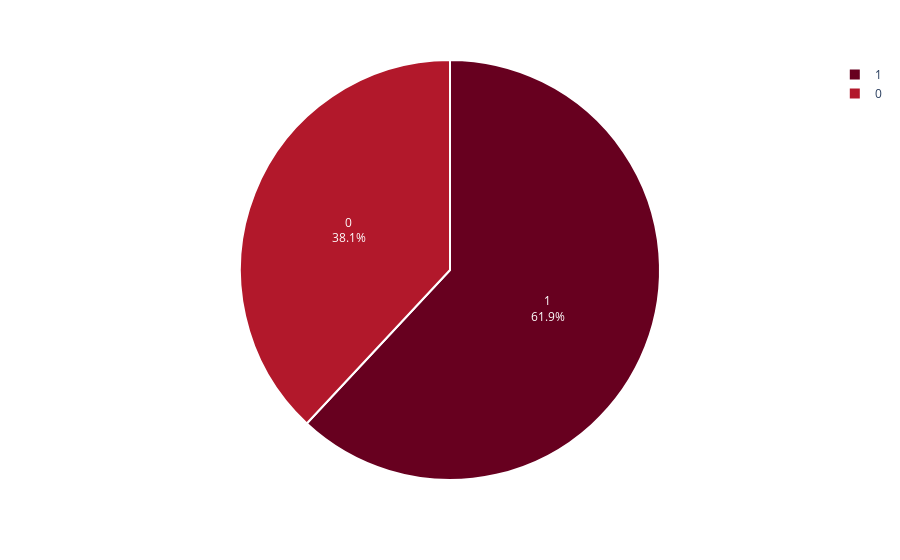

The cell this chart's notebook holds for it:
### Code cell
target_counts = parkinsons_data['Diagnosis'].value_counts()

fig = px.pie(target_counts, 
             values=target_counts.values, 
             names=target_counts.index, 
             color_discrete_sequence=px.colors.sequential.RdBu)

fig.update_traces(textposition='inside', 
                  textinfo='percent+label', 
                  marker=dict(line=dict(color='white', width=2)))

fig.show()

### Figure 1 — Plotly figure (JSON) as saved in the notebook; plotly's stock layout.template omitted (floating-point values rounded to 4 significant figures)
{"data": [{"domain": {"x": [0, 1], "y": [0, 1]}, "hovertemplate": "Diagnosis=%{label}<br>value=%{value}<extra></extra>", "labels": [1, 0], "legendgroup": "", "marker": {"line": {"color": "white", "width": 2}}, "name": "", "showlegend": true, "textinfo": "percent+label", "textposition": "inside", "type": "pie", "values": [1304, 801]}], "layout": {"legend": {"tracegroupgap": 0}, "margin": {"t": 60}, "piecolorway": ["rgb(103,0,31)", "rgb(178,24,43)", "rgb(214,96,77)", "rgb(244,165,130)", "rgb(253,219,199)", "rgb(247,247,247)", "rgb(209,229,240)", "rgb(146,197,222)", "rgb(67,147,195)", "rgb(33,102,172)", "rgb(5,48,97)"]}}
